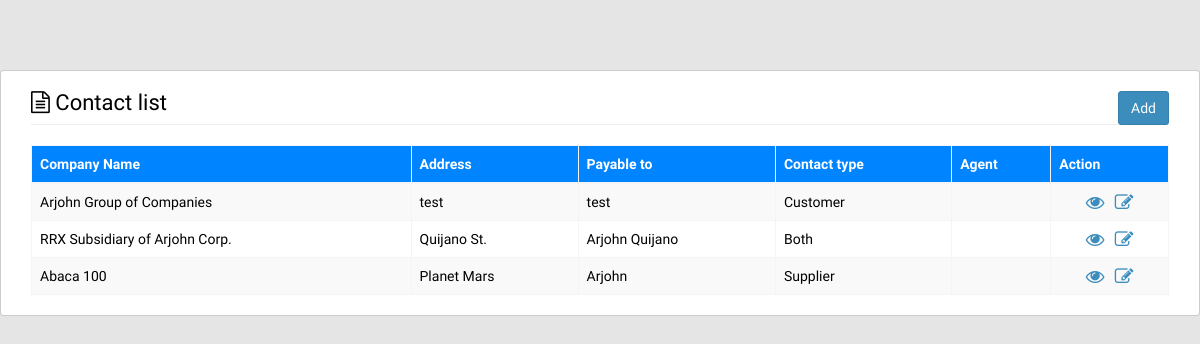
The app's page /index.php/contact, older data.
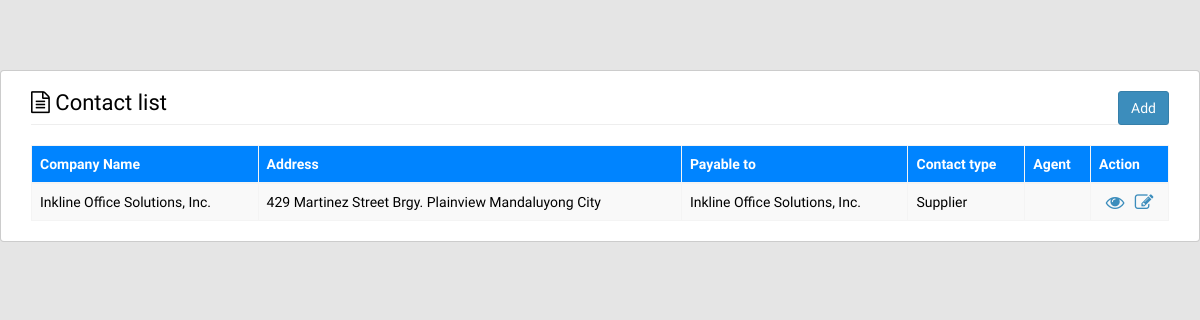
The same page, newer data.
### tables this page shows
CREATE TABLE `contact` (
  `contact_id` int(11) NOT NULL,
  `comp_code` varchar(250) DEFAULT NULL,
  `contact_type` varchar(250) DEFAULT NULL,
  `agent` varchar(250) DEFAULT NULL,
  `comp_name` varchar(250) DEFAULT NULL,
  `payable_to` varchar(250) DEFAULT NULL,
  `address` varchar(250) DEFAULT NULL,
  `area` varchar(250) DEFAULT NULL,
  `tin_num` varchar(250) DEFAULT NULL,
  `cont_pers` varchar(250) DEFAULT NULL,
  `telephone` varchar(250) DEFAULT NULL,
  `mob_no` varchar(250) DEFAULT NULL,
  `other_telephone` varchar(250) DEFAULT NULL,
  `fax_num` varchar(250) DEFAULT NULL,
  `email` varchar(250) DEFAULT NULL,
  `website` varchar(250) DEFAULT NULL,
  `prepared_by` varchar(250) DEFAULT NULL,
  `update_by` varchar(250) DEFAULT NULL,
  `prep_date` date DEFAULT NULL,
  `up_date` date DEFAULT NULL
);

### application/controllers/Contact.php (called while the page is built, shortened)
<?php
class Contact extends CI_Controller {
	public function __construct()
	{
		$this->load->database();
		$this->load->library(array('ion_auth','form_validation'));
		$this->load->helper(array('url','language'));
		$this->load->library('encryption');
	}
	public function index(){
		$data['title'] = "Contact";
		$data['bcrumbs'] = "Contacts";
		$sql = "SELECT * FROM contact";
		$data["contacts"] = $this->cm->get_query($sql,2);
		$this->_render_page('contact/index', $data);
	}
	public function _render_page($view, $data=null, $returnhtml=false)
	{
		$this->viewdata = (empty($data)) ? $this->data: $data;
		$this->load->view('layout/header', $this->viewdata);
		$view_html = $this->load->view($view, $this->viewdata, $returnhtml);
		$this->load->view('layout/footer', $this->viewdata);
	}
}

### index.php (called while the page is built, shortened)
<?php
require_once BASEPATH.'core/CodeIgniter.php';

### application/models/Common_model.php (called while the page is built, shortened)
<?php
class Common_model extends CI_Model {
	function get_query($sql,$result){
		if($result == 2){
			return $this->db->query($sql)->result();
		}
	}
}

### application/views/contact/index.php (the view)
<div class="lucky888user">
	<h2 class="page-header margin">
		<i class="fa fa-file-text-o" aria-hidden="true"> </i> <?php echo $title;?> list
		<a href="<?php echo base_url('Contact/add'); ?>" class="btn btn-primary pull-right">Add</a>
	</h2>
	<div class="table-responsive">
		<table class="table table-hover table-bordered table-striped no-bmargin">
			<thead class="thead-blue">
				<tr>
					<th>Company Name</th>
					<th>Address</th>
					<th>Payable to</th>
					<th>Contact type</th>
					<th>Agent</th>
					<th>Action</th>
				</tr>
			</thead>
			<tbody>
				<?php foreach($contacts as $con):?>
				<tr>
					<td><?php echo $con->comp_name?></td>
					<td><?php echo $con->address?></td>
					<td><?php echo $con->payable_to?></td>
					<td><?php echo $con->contact_type?></td>
					<td><?php echo $con->agent?></td>
					<td class="text-center">
						<a title="View Contact" href="<?php echo base_url("contact/view").'/'.$con->contact_id;?>" ><i class="fa fa-eye fa-lg" aria-hidden="true"></i></a>
						<span class="color-trans"> | </span>
						<a title="Edit Contact" href="<?php echo base_url("contact/edit").'/'.$con->contact_id;?>" ><i class="fa fa-pencil-square-o fa-lg" aria-hidden="true"></i></a>
					</td>
				</tr>
				<?php endforeach;?>
			</tbody>
		</table>
	</div>
</div>

Row changes from the older to the newer data that the page shows:
removed contact: comp_name "RRX Subsidiary of Arjohn Corp.", address "Quijano St.", payable_to "Arjohn Quijano", contact_type "Both"
removed contact: comp_name "Abaca 100", address "Planet Mars", payable_to "Arjohn", contact_type "Supplier"
changed contact: comp_name "Arjohn Group of Companies" → "Inkline Office Solutions, Inc."; address "test" → "429 Martinez Street Brgy. Plainview Mandaluyong City"; payable_to "test" → "Inkline Office Solutions, Inc."; contact_type "Customer" → "Supplier"
